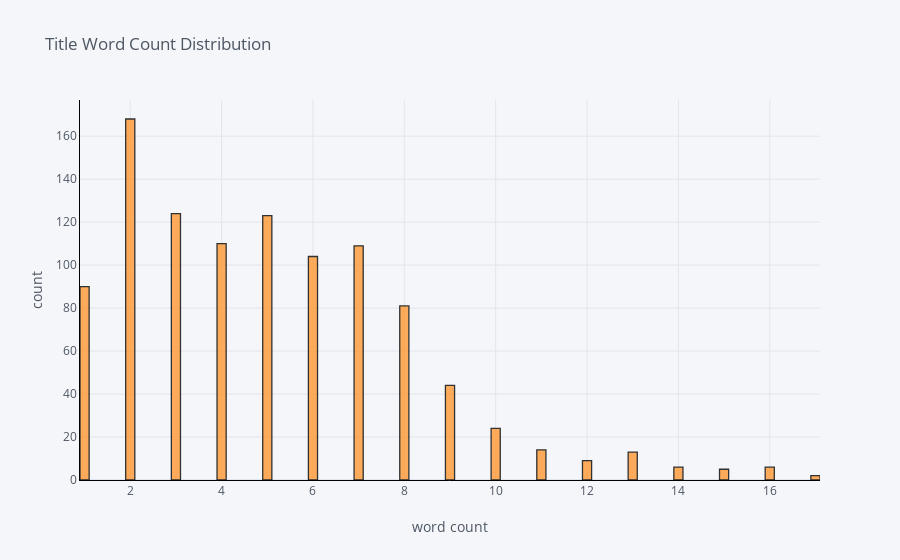

Source (notebook cell):
### Code cell
df['title_word_count'].iplot(
    kind='hist',
    bins=100,
    xTitle='word count',
    linecolor='black',
    yTitle='count',
    title='Title Word Count Distribution')

### Figure 1 — Plotly figure (JSON) as saved in the notebook; plotly's stock layout.template omitted (floating-point values rounded to 4 significant figures; data arrays with more than 128 entries replaced by an {"elided": "..."} marker saying what was removed)
{"data": [{"histfunc": "count", "histnorm": "", "marker": {"color": "rgba(255, 153, 51, 1.0)", "line": {"color": "#000000", "width": 1.3}}, "name": "title_word_count", "nbinsx": 100, "opacity": 0.8, "orientation": "v", "type": "histogram", "x": {"elided": "1032 int values"}}], "layout": {"barmode": "overlay", "legend": {"bgcolor": "#F5F6F9", "font": {"color": "#4D5663"}}, "paper_bgcolor": "#F5F6F9", "plot_bgcolor": "#F5F6F9", "title": {"font": {"color": "#4D5663"}, "text": "Title Word Count Distribution"}, "xaxis": {"gridcolor": "#E1E5ED", "linecolor": "black", "showgrid": true, "tickfont": {"color": "#4D5663"}, "title": {"font": {"color": "#4D5663"}, "text": "word count"}, "zerolinecolor": "#E1E5ED"}, "yaxis": {"gridcolor": "#E1E5ED", "linecolor": "black", "showgrid": true, "tickfont": {"color": "#4D5663"}, "title": {"font": {"color": "#4D5663"}, "text": "count"}, "zerolinecolor": "#E1E5ED"}}}
